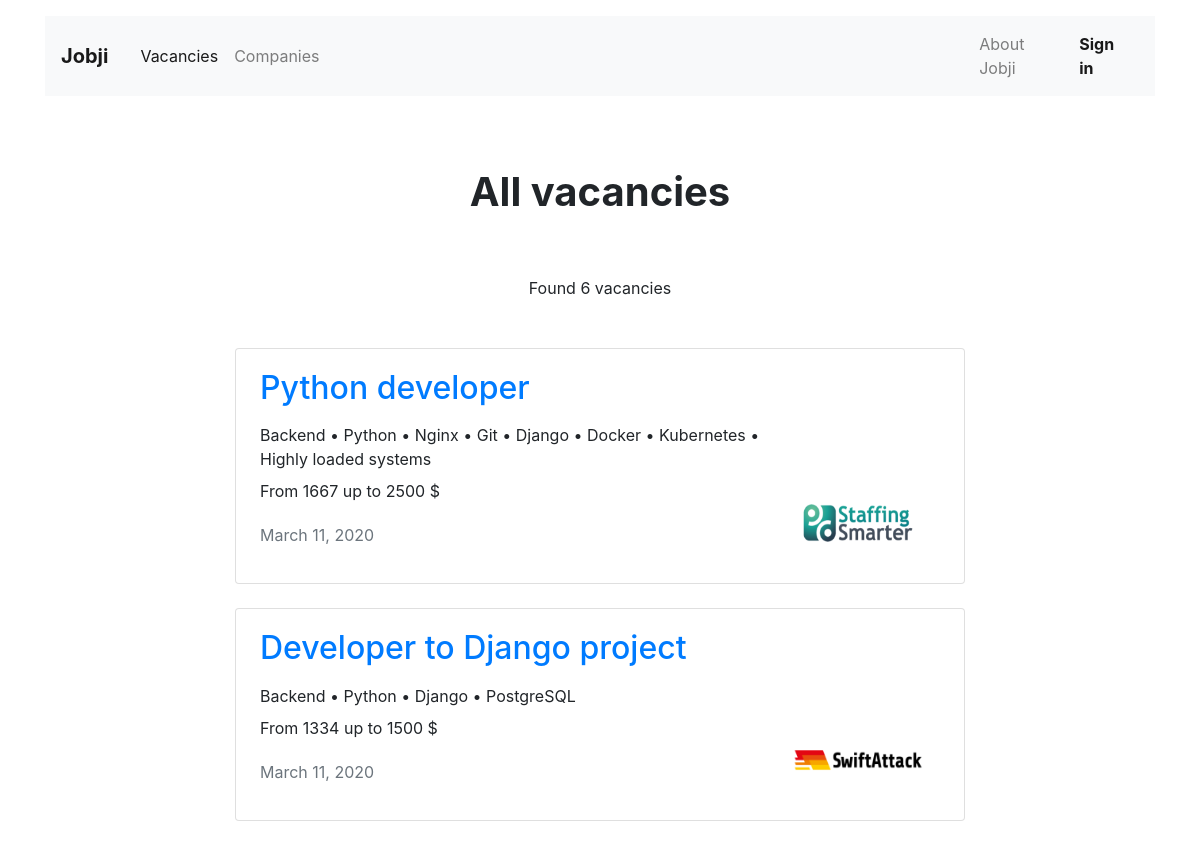
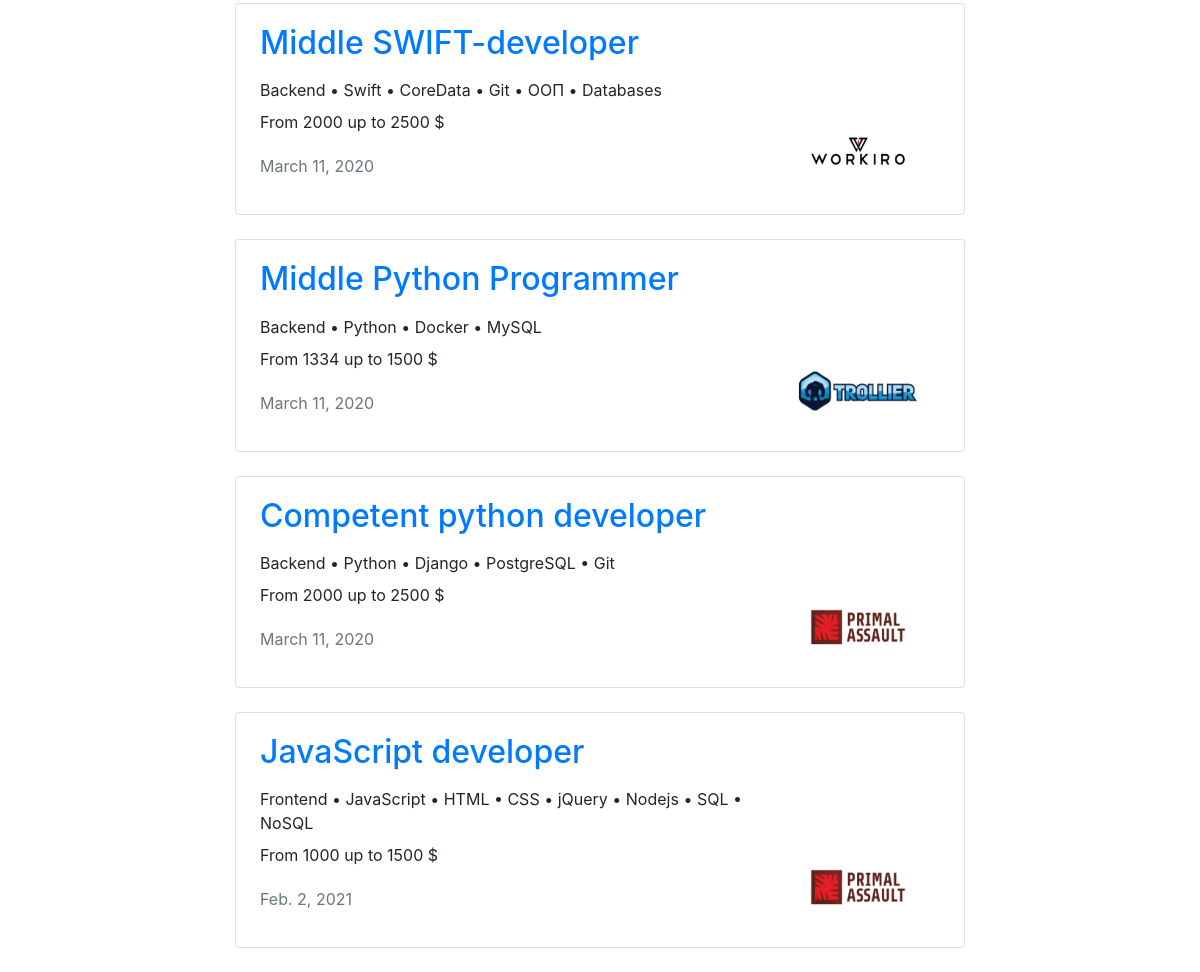
Page /vacancies/ on the committed database (2 pictures, top to bottom).
### app_vacancy/models.py (models this page shows, shortened)
class Vacancy(models.Model):
    title = models.CharField(max_length=29)
    specialty = models.ForeignKey(Specialty, on_delete=models.CASCADE, related_name='vacancies')
    company = models.ForeignKey(Company, on_delete=models.CASCADE, related_name='vacancies')
    skills = models.TextField()
    description = models.TextField()
    salary_min = models.PositiveIntegerField()
    salary_max = models.PositiveIntegerField()
    published_at = models.DateField(auto_now_add=True)

class Specialty(models.Model):
    code = models.CharField(max_length=10)
    title = models.CharField(max_length=12)
    picture = models.ImageField(upload_to=MEDIA_SPECIALITY_IMAGE_DIR)

class Company(models.Model):
    name = models.CharField(max_length=64)
    location = models.CharField(max_length=150)
    logo = models.ImageField(upload_to=MEDIA_COMPANY_IMAGE_DIR)
    description = models.TextField()
    employee_count = models.PositiveIntegerField()
    owner = models.OneToOneField(get_user_model(), null=True, on_delete=models.CASCADE, related_name='company')

### app_vacancy/views/public.py (the view)
# urls.py: path('', AllVacanciesView.as_view(), name='AllVacanciesView'),
class AllVacanciesView(View):
    def get(self, request):
        vacancies = Vacancy.objects.defer('description').select_related('specialty', 'company')
        vacancies_amount = len(vacancies)
        all_vacancies = {
            'vacancies': vacancies,
            'vacancies_amount': vacancies_amount,
        }
        return render(request, 'public/vacancies.html', context=all_vacancies)

### templates/public/vacancies.html
{% extends 'public/base.html' %}
{% block content %}
    <section>
      <h1 class="h1 text-center mx-auto mt-4 py-5"><strong>All vacancies</strong></h1>
      <p class="text-center pt-1">Found {{ vacancies_amount }} vacancies</p>
      <div class="row mt-5">
        {% for vacancy in vacancies %}
        <div class="col-12 col-lg-8 offset-lg-2 m-auto">
          <div class="card mb-4">
            <div class="card-body px-4">
              <div class="row">
                <div class="col-12 col-md-8 col-lg-9">
                  <a href="{% url 'OneVacancyView' vacancy.id %}"><h2 class="h2 pb-2">{{ vacancy.title }}</h2></a>
                  <p class="mb-2">{{ vacancy.specialty.title }} • {{ vacancy.skills }}</p>
                  <p>From {{ vacancy.salary_min }} up to {{ vacancy.salary_max }} $</p>
                  <p class="text-muted pt-1">{{ vacancy.published_at }}</p>
                </div>
                <div class="col-12 col-md-4 col-lg-3 d-flex align-items-end">
                  <a href="{% url 'CompaniesView' vacancy.company.id %}"><img src="{{ vacancy.company.logo.url }}" width="130" height="80" alt=""></a>
                </div>
              </div>
            </div>
          </div>
        </div>
        {% endfor %}
      </div>
    </section>
{% endblock %}

### rows in the picture
Vacancy: title "Python developer", specialty "Backend", skills "Python • Nginx • Git • Django • Docker • Kubernetes • Highly loaded systems", salary_min "1667", salary_max "2500", published_at "March 11, 2020", company.logo (picture)
Vacancy: title "Developer to Django project", specialty "Backend", skills "Python • Django • PostgreSQL", salary_min "1334", salary_max "1500", published_at "March 11, 2020", company.logo (picture)
Vacancy: title "Middle SWIFT-developer", specialty "Backend", skills "Swift • CoreData • Git • ООП • Databases", salary_min "2000", salary_max "2500", published_at "March 11, 2020", company.logo (picture)
Vacancy: title "Middle Python Programmer", specialty "Backend", skills "Python • Docker • MySQL", salary_min "1334", salary_max "1500", published_at "March 11, 2020", company.logo (picture)
Vacancy: title "Competent python developer", specialty "Backend", skills "Python • Django • PostgreSQL • Git", salary_min "2000", salary_max "2500", published_at "March 11, 2020", company.logo (picture)
Vacancy: title "JavaScript developer", specialty "Frontend", skills "JavaScript • HTML • CSS • jQuery • Nodejs • SQL • NoSQL", salary_min "1000", salary_max "1500", published_at "Feb. 2, 2021", company.logo (picture)

### other values in the picture
{{ vacancies_amount }} "6"
